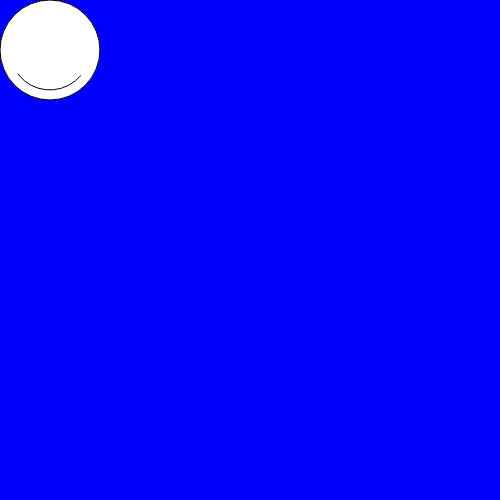
Frame 1 (no input)
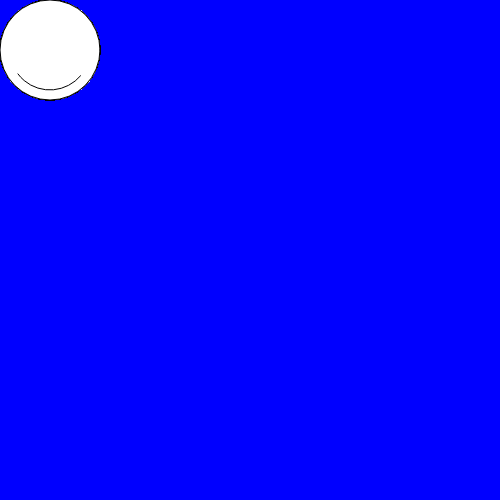
Frame 60 (no input)
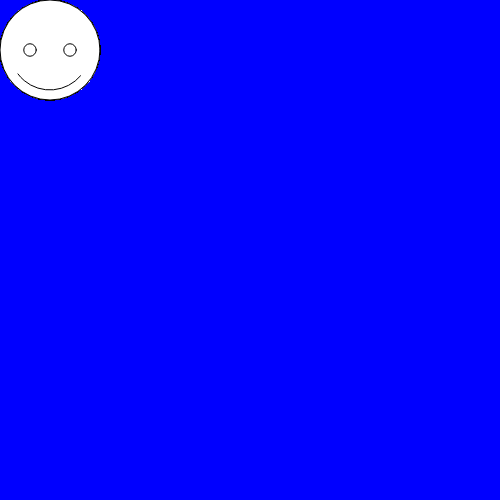
Frame 120 (the mouse pressed at the canvas centre since frame 60)

The p5.js sketch that drew these frames (run headless with seeded random() and noise() and a simulated clock; from frame 60 on, the mouse is pressed at the canvas centre):

// p5.js sketch
// ── sketch.js
/**
 * Yourfirstand Lastname
 * IGME-101: Assignment Name, m/d/19
 * Summarization of sketch activity
 */

"use strict"; //catch some common coding errors


/**
 * setup :
 */
function setup() {
   createCanvas(500, 500);
   background("Blue");
}

/**
 * draw :
 */
//Slide 30 of 101.2 Slides-Variables
//Step 7: Press F12 in Chrome to inspect console/
function draw() {
   // Step 4
   let eyeSize = mouseX/20
   // Step 5
   //head
   ellipse(50, 50, 100, 100);
   //smile
   arc(50, 50, 80, 80, .7, 2.5);
   //left eye
   ellipse(30, 50, eyeSize, eyeSize);
   //right eye
   ellipse(70, 50, eyeSize, eyeSize);
}
